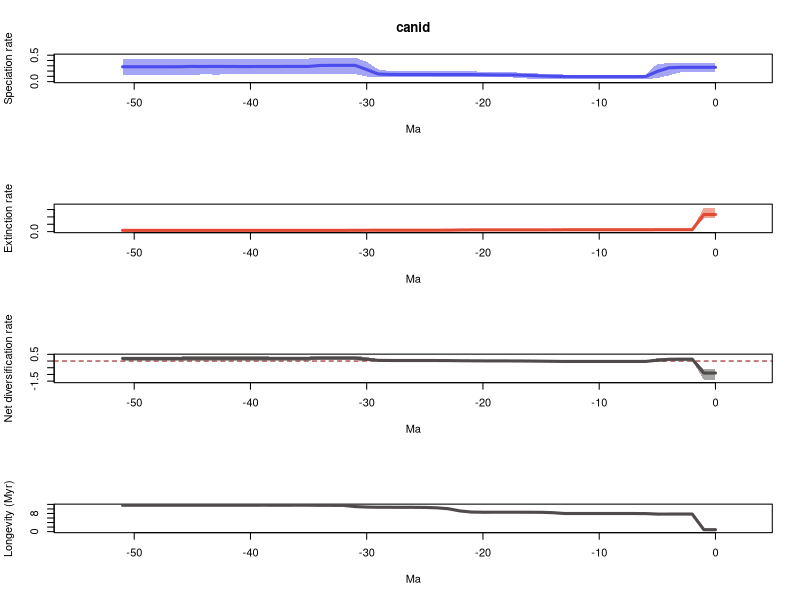

Recreate this plot in R.
# 1 files combined:
# 	/home/eeb177-student/Desktop/eeb-177/lab-work/exercise-9/pyrate_mcmc_logs/canid_occ_1_marginal_rates.log

# 95% HPDs calculated using code from Biopy (https://www.cs.auckland.ac.nz/~yhel002/biopy/)

pdf(file='/home/eeb177-student/Desktop/eeb-177/lab-work/exercise-9/pyrate_mcmc_logs/canid_occ_1_marginal_rates_RTT.pdf',width=0.6*9, height=16.8)
par(mfrow=c(4,1))
library(scales)
L_hpd_m95=c(0.177632249813, 0.177632249813,0.177632249813,0.177632249813,0.117395584985,0.0687089984261,0.0408486217284,0.042841413705,0.042841413705,0.0408486217284,0.0408486217284,0.0408486217284,0.0408486217284,0.0438569644112,0.0545934823879,0.0545934823879,0.0545934823879,0.0741193806955,0.0827323853301,0.0827323853301,0.0880180820412,0.0909702062224,0.0909702062224,0.0909702062224,0.0909702062224,0.0909702062224,0.0909702062224,0.0891709932842,0.0891709932842,0.0891709932842,0.0973044961215,0.1419255148,0.1419255148,0.1419255148,0.1419255148,0.149208752856,0.149208752856,0.140126985876,0.140126985876,0.140126985876,0.140126985876,0.140126985876,0.140126985876,0.132084048922,0.140126985876,0.123811076292,0.123811076292,0.123811076292,0.123811076292,0.123811076292,0.123811076292,0.123811076292)
L_hpd_M95=c(0.347867295345, 0.347867295345,0.347867295345,0.347867295345,0.347867295345,0.336386073017,0.133557583057,0.131046787782,0.131046787782,0.125478253214,0.125478253214,0.125478253214,0.125478253214,0.133557583057,0.14295427088,0.150835204477,0.162923589108,0.172035336843,0.184189446656,0.184189446656,0.184189446656,0.198569907759,0.198569907759,0.198569907759,0.198569907759,0.198569907759,0.198569907759,0.198569907759,0.200614448047,0.230764101936,0.37375446531,0.454762509168,0.454762509168,0.454762509168,0.449424336988,0.437306032664,0.437306032664,0.429636607024,0.429636607024,0.437306032664,0.437306032664,0.437306032664,0.437306032664,0.437306032664,0.437306032664,0.436945845788,0.436945845788,0.436945845788,0.436945845788,0.436945845788,0.436945845788,0.436945845788)
M_hpd_m95=c(0.896255492678, 0.896255492678,0.0910708261424,0.0910708261424,0.0910708261424,0.0910708261424,0.090401176215,0.090401176215,0.090401176215,0.090401176215,0.090401176215,0.090401176215,0.090401176215,0.090401176215,0.0826342279255,0.0793685810655,0.0793685810655,0.0826342279255,0.0826342279255,0.0826342279255,0.0845042481843,0.0816367489332,0.0682293329665,0.0659096585937,0.0580137428401,0.0521990775147,0.0580137428401,0.0580137428401,0.0580137428401,0.0580137428401,0.0568852181977,0.0492142946877,0.0372967034935,0.0372967034935,0.0372967034935,0.0372967034935,0.0372967034935,0.0372967034935,0.0372967034935,0.0372967034935,0.0372967034935,0.0372967034935,0.0372967034935,0.0372967034935,0.0372967034935,0.0372967034935,0.0372967034935,0.0372967034935,0.0372967034935,0.0372967034935,0.0372967034935,0.0372967034935)
M_hpd_M95=c(1.63349258548, 1.63349258548,0.171079107269,0.171079107269,0.171079107269,0.171079107269,0.160442270732,0.158243926373,0.158243926373,0.158243926373,0.158243926373,0.158243926373,0.158243926373,0.158243926373,0.146943156227,0.141167377042,0.141167377042,0.141167377042,0.141167377042,0.141167377042,0.141167377042,0.141167377042,0.13998689622,0.137544818316,0.131869209314,0.123843467899,0.123843467899,0.123843467899,0.123843467899,0.123843467899,0.122933054783,0.122933054783,0.114829180938,0.114829180938,0.114829180938,0.114829180938,0.114829180938,0.114829180938,0.114829180938,0.114829180938,0.114829180938,0.114829180938,0.114829180938,0.114829180938,0.114829180938,0.114829180938,0.114829180938,0.114829180938,0.114829180938,0.114829180938,0.114829180938,0.114829180938)
R_hpd_m95=c(-1.39539691337, -1.39539691337,0.0302472105166,0.0302472105166,-0.0242654969454,-0.0631049712814,-0.076538991113,-0.076538991113,-0.076538991113,-0.076538991113,-0.076538991113,-0.076538991113,-0.076538991113,-0.076538991113,-0.0733102529153,-0.0650073879253,-0.058552206184,-0.042202833876,-0.0393890566444,-0.037112121902,-0.0391147775813,-0.0336927249669,-0.0276349437935,-0.0391147775813,-0.0391147775813,-0.026761681424,-0.026761681424,-0.026761681424,-0.026761681424,-0.0391147775813,-0.00130270191892,0.0618932125256,0.0618932125256,0.0618932125256,0.0618932125256,0.0345411413853,0.0345411413853,0.0345411413853,0.0345411413853,0.0305454108958,0.0305454108958,0.0305454108958,0.0305454108958,0.0305454108958,0.0305454108958,0.0305454108958,-0.00301979939155,-0.00301979939155,-0.00301979939155,-0.00301979939155,-0.00301979939155,-0.00301979939155)
R_hpd_M95=c(-0.590319617933, -0.590319617933,0.234532564735,0.234532564735,0.226889382528,0.203298834788,0.0308587021685,0.0142734258146,0.0142734258146,0.0142734258146,0.0142734258146,0.0142734258146,0.0142734258146,0.0162212800523,0.0302472105166,0.0431618639761,0.0590686562871,0.0644235688355,0.0674225318232,0.0725366661752,0.0644235688355,0.0782464263224,0.0930730973369,0.10497081673,0.10497081673,0.110462136701,0.110462136701,0.11768268075,0.11768268075,0.148415370532,0.295052066588,0.398191834904,0.398191834904,0.398191834904,0.387234041592,0.335399329462,0.335399329462,0.335399329462,0.335399329462,0.345343891578,0.345343891578,0.345343891578,0.345343891578,0.354883048831,0.345343891578,0.370804211305,0.336451901105,0.336451901105,0.336451901105,0.336451901105,0.336451901105,0.336451901105)
L_mean=c(0.270369071938, 0.270369071938,0.270369071938,0.270369071938,0.261216536275,0.193720861208,0.0966510490473,0.0946587809587,0.0946587809587,0.0946913902243,0.0946913902243,0.0949262990893,0.0949262990893,0.0959676733209,0.100653079864,0.107737385766,0.116955296171,0.124481585725,0.125927889516,0.12679791968,0.130025824044,0.133533124032,0.133533124032,0.133474954472,0.133800425189,0.134416932746,0.134416932746,0.135042403513,0.13614243798,0.143911745946,0.226890795166,0.307942590935,0.307942590935,0.307942590935,0.305717040195,0.287684868766,0.287547952617,0.286919185668,0.286272217945,0.285772759453,0.285262265835,0.285262265835,0.286136624077,0.287996771768,0.286051351618,0.287309759223,0.282582585911,0.280630784104,0.280630784104,0.280630784104,0.280630784104,0.280630784104)
M_mean=c(1.16286273887, 1.16286273887,0.129117986228,0.129117986228,0.129153402888,0.129222246118,0.125665020109,0.125297877398,0.125297877398,0.125297877398,0.125297877398,0.125201144365,0.125201144365,0.124999898485,0.119771429539,0.117280577448,0.117088095114,0.116762141162,0.116762141162,0.116762141162,0.116841889284,0.115760674338,0.109407562844,0.0989166724962,0.0952410724611,0.0937536220692,0.0933513080398,0.0933513080398,0.0930604997507,0.0930604997507,0.0922594392146,0.0904484138911,0.0864578647643,0.0862517610647,0.0862480416037,0.0857549926447,0.0857549926447,0.0859504893306,0.0859054568006,0.0857887624038,0.0860030257127,0.0860030257127,0.0860030257127,0.0860030257127,0.0860030257127,0.0860030257127,0.0860030257127,0.0860030257127,0.0860030257127,0.0860030257127,0.0860030257127,0.0860030257127)
R_mean=c(-0.892493666933, -0.892493666933,0.14125108571,0.14125108571,0.132063133387,0.0644986150903,-0.0290139710612,-0.030639096439,-0.030639096439,-0.0306064871733,-0.0306064871733,-0.0302748452759,-0.0302748452759,-0.0290322251641,-0.0191183496755,-0.00954319168284,-0.000132798943342,0.00771944456285,0.00916574835443,0.0100357785182,0.01318393476,0.0177724496939,0.0241255611879,0.0345582819761,0.038559352728,0.0406633106772,0.0410656247066,0.0416910954728,0.0430819382298,0.0508512461953,0.134631355952,0.217494177044,0.221484726171,0.221690829871,0.219468998591,0.201929876121,0.201792959972,0.200968696338,0.200366761144,0.199983997049,0.199259240122,0.199259240122,0.200133598364,0.201993746055,0.200048325905,0.20130673351,0.196579560198,0.194627758391,0.194627758391,0.194627758391,0.194627758391,0.194627758391)
trans=0.5
age=(0:(52-1))* -1
plot(age,age,type = 'n', ylim = c(0, 0.500238760085), xlim = c(-54.6,2.6), ylab = 'Speciation rate', xlab = 'Ma',main='canid' )
polygon(c(age, rev(age)), c(L_hpd_M95, rev(L_hpd_m95)), col = alpha("#4c4cec",trans), border = NA)
lines(rev(age), rev(L_mean), col = "#4c4cec", lwd=3)
plot(age,age,type = 'n', ylim = c(0, 1.79684184403), xlim = c(-54.6,2.6), ylab = 'Extinction rate', xlab = 'Ma' )
polygon(c(age, rev(age)), c(M_hpd_M95, rev(M_hpd_m95)), col = alpha("#e34a33",trans), border = NA)
lines(rev(age), rev(M_mean), col = "#e34a33", lwd=3)
plot(age,age,type = 'n', ylim = c(-1.53493660471, 0.438011018395), xlim = c(-54.6,2.6), ylab = 'Net diversification rate', xlab = 'Ma' )
abline(h=0,lty=2,col="darkred")
polygon(c(age, rev(age)), c(R_hpd_M95, rev(R_hpd_m95)), col = alpha("#504A4B",trans), border = NA)
lines(rev(age), rev(R_mean), col = "#504A4B", lwd=3)
plot(age,age,type = 'n', ylim = c(0, max(1/M_mean)), xlim = c(-54.6,2.6), ylab = 'Longevity (Myr)', xlab = 'Ma' )
lines(rev(age), rev(1/M_mean), col = "#504A4B", lwd=3)
n <- dev.off()